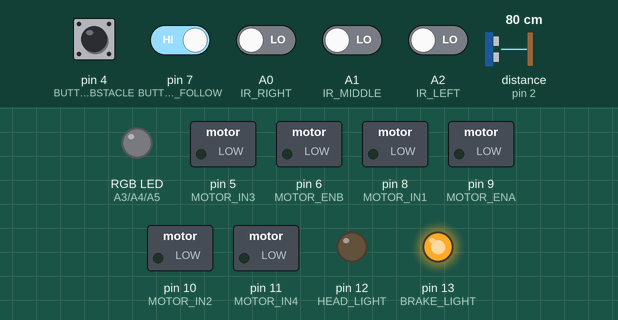
A sketch run on a simulated Arduino Uno, built with avr-gcc and run on an emulated ATmega328P. Parts: switched loads named in the sketch (green lamp = pin HIGH), an RGB LED mixed from three pins (HIGH = lit), output pins drawn as LEDs (lit = HIGH). Dashed ring = blinking. The inputs (shaded band) are chosen by the test bench; at power-on: pin 4 (BUTTON_OBSTACLE), pin 7 (BUTTON_LINE_FOLLOW) HIGH, A0 (IR_RIGHT), A1 (IR_MIDDLE), A2 (IR_LEFT) LOW, distance to the obstacle (sensor on pin 2) 80 cm. The echo pulse lasts 58.3 µs per cm; random numbers use the default seed unless the sketch sets one; pins used as bus, display or sensor lines are not drawn.

Above: at 1.2 s.
1.3 s: pin 4 (BUTTON_OBSTACLE) driven LOW
At 2.5 s:
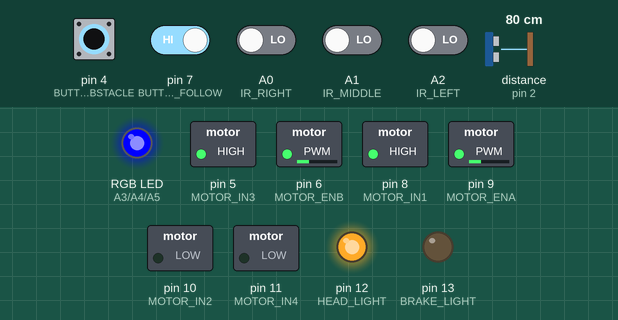
2.8 s: distance to the obstacle (sensor on pin 2) set to 22 cm
4.3 s: distance to the obstacle (sensor on pin 2) set to 18 cm
At 4.4 s:
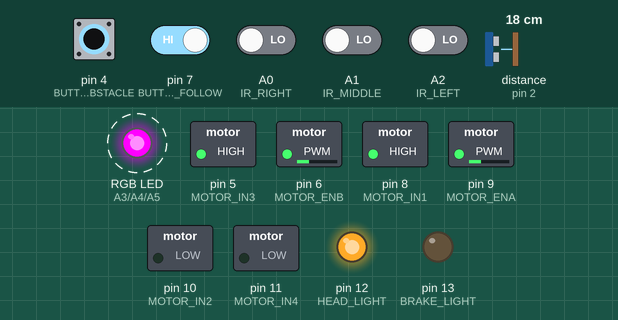
7.3 s: pin 7 (BUTTON_LINE_FOLLOW) driven LOW
At 8.0 s:
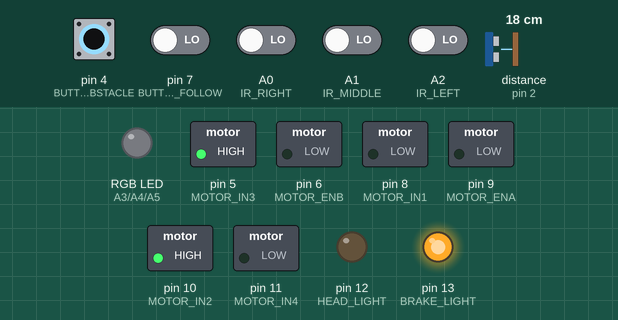
9.1 s: pin 4 (BUTTON_OBSTACLE) driven HIGH
At 10.3 s:
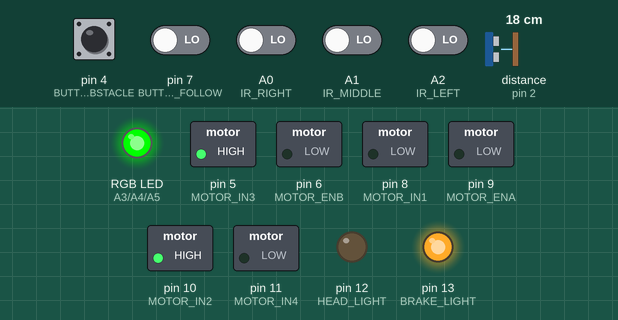
10.6 s: pin 4 (BUTTON_OBSTACLE) pulsed LOW 5 times (0.12 s each, 0.3 s apart)
Timing chart, 0 to 13.6 s (numbered marks = the images above; inputs shaded):
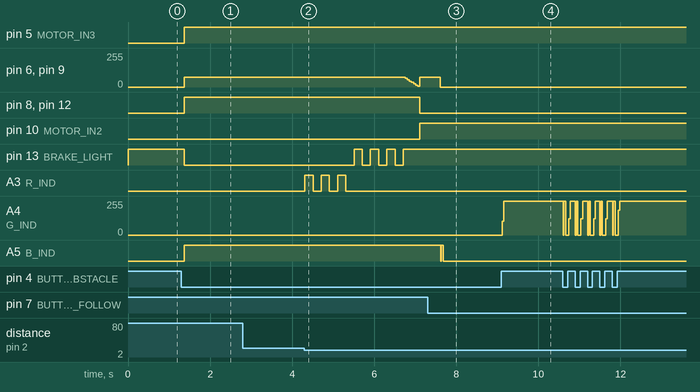

The sketch:

code_9_4.ino
```cpp
#include <Arduino.h>

// Pin definitions
#define BUTTON_LINE_FOLLOW   7
#define BUTTON_OBSTACLE      4

#define IR_LEFT              A2
#define IR_MIDDLE            A1
#define IR_RIGHT             A0

#define ULTRA_TRIG           3
#define ULTRA_ECHO           2

#define MOTOR_ENA            9
#define MOTOR_ENB            6

#define MOTOR_IN1            8
#define MOTOR_IN2            10
#define MOTOR_IN3            5
#define MOTOR_IN4            11

#define HEAD_LIGHT           12
#define BRAKE_LIGHT          13
#define R_IND                A3
#define G_IND                A4
#define B_IND                A5

// Constants
#define IR_THRESHOLD         500  // Adjust based on sensor calibration (higher value for black line)
#define NORMAL_SPEED         75  // Reduced from 200
#define SLOW_SPEED           50   // Reduced from 100
#define TURN_SPEED           30  // Reduced from 150
#define SHARP_TURN_SPEED     75  // Reduced from 200
#define TURN_90_DELAY        500  // ms for 90 degree turn, adjust as needed
#define REVERSE_DELAY        500  // ms for reverse
#define OBSTACLE_CLOSE       10   // cm
#define OBSTACLE_WARN        20   // cm
#define BUTTON_PRESSED       LOW  // Assuming buttons are active low (pulled high, ground on press)
#define DEBOUNCE_DELAY       50   // ms for debounce
#define BLINK_DELAY          200  // ms for blink

// Global variables
int robot_mode = 0;  // 0: off, 1: line follow, 2: obstacle avoid
int current_speed = 0;

// Function prototypes
void setMotorLeft(int speed, bool forward);
void setMotorRight(int speed, bool forward);
void forward(int speed);
void reverse(int speed);
void stopMotors();
void turnLeftSmooth();
void turnRightSmooth();
void turnLeft90();
void turnRight90();
void randomTurn();
void flickerBrake(int times);
void blinkIndicator(int pin, int times);
long getDistance();
bool isBlack(int pin);

void setup() {
  // Buttons
  pinMode(BUTTON_LINE_FOLLOW, INPUT_PULLUP);
  pinMode(BUTTON_OBSTACLE, INPUT_PULLUP);

  // IR sensors (analog, but used with threshold)
  pinMode(IR_LEFT, INPUT);
  pinMode(IR_MIDDLE, INPUT);
  pinMode(IR_RIGHT, INPUT);

  // Ultrasonic
  pinMode(ULTRA_TRIG, OUTPUT);
  pinMode(ULTRA_ECHO, INPUT);

  // Motors
  pinMode(MOTOR_ENA, OUTPUT);
  pinMode(MOTOR_ENB, OUTPUT);
  pinMode(MOTOR_IN1, OUTPUT);
  pinMode(MOTOR_IN2, OUTPUT);
  pinMode(MOTOR_IN3, OUTPUT);
  pinMode(MOTOR_IN4, OUTPUT);

  // LEDs
  pinMode(HEAD_LIGHT, OUTPUT);
  pinMode(BRAKE_LIGHT, OUTPUT);
  pinMode(R_IND, OUTPUT);
  pinMode(G_IND, OUTPUT);
  pinMode(B_IND, OUTPUT);

  // Initial states
  digitalWrite(HEAD_LIGHT, LOW);
  digitalWrite(BRAKE_LIGHT, LOW);
  digitalWrite(R_IND, LOW);
  digitalWrite(G_IND, LOW);
  digitalWrite(B_IND, LOW);

  stopMotors();

  randomSeed(analogRead(A0));  // Seed random with noise
}

void loop() {
  // Button debouncing and mode switching
  static unsigned long lastDebounceTime1 = 0;
  static unsigned long lastDebounceTime2 = 0;
  static int lastButtonState1 = HIGH;
  static int lastButtonState2 = HIGH;

  int button1 = digitalRead(BUTTON_LINE_FOLLOW);
  int button2 = digitalRead(BUTTON_OBSTACLE);

  // Button 1 (Line Follow)
  if (button1 != lastButtonState1) {
    lastDebounceTime1 = millis();
  }
  if ((millis() - lastDebounceTime1) > DEBOUNCE_DELAY) {
    if (button1 == BUTTON_PRESSED) {
      robot_mode = 1;
      digitalWrite(G_IND, HIGH);
      digitalWrite(B_IND, LOW);
    }
  }
  lastButtonState1 = button1;

  // Button 2 (Obstacle)
  if (button2 != lastButtonState2) {
    lastDebounceTime2 = millis();
  }
  if ((millis() - lastDebounceTime2) > DEBOUNCE_DELAY) {
    if (button2 == BUTTON_PRESSED) {
      robot_mode = 2;
      digitalWrite(B_IND, HIGH);
      digitalWrite(G_IND, LOW);
    }
  }
  lastButtonState2 = button2;

  // If both buttons pressed simultaneously, turn off (optional safety)
  if (button1 == BUTTON_PRESSED && button2 == BUTTON_PRESSED) {
    robot_mode = 0;
    digitalWrite(G_IND, LOW);
    digitalWrite(B_IND, LOW);
    stopMotors();
  }

  // Mode execution
  if (robot_mode == 1) {
    // Line following mode
    bool left_black = isBlack(IR_LEFT);
    bool middle_black = isBlack(IR_MIDDLE);
    bool right_black = isBlack(IR_RIGHT);

    long distance = getDistance();

    int ir_state = 0;
    if (left_black) ir_state = 4;
    if (middle_black) ir_state = 2;
    if (right_black) ir_state = 1;
    if (left_black && middle_black) ir_state = 6;
    if (middle_black && right_black) ir_state = 3;
    if (left_black && middle_black && right_black) ir_state = 7;
    if (left_black && right_black) ir_state = 5;

    bool going_forward = false;

    switch (ir_state) {
      case 2:  // State 1: forward
        forward(NORMAL_SPEED);
        going_forward = true;
        break;
      case 4:  // State 2: left turn
        turnLeftSmooth();
        break;
      case 1:  // State 3: right turn
        turnRightSmooth();
        break;
      case 6:  // State 4: 90 left
        turnLeft90();
        break;
      case 3:  // State 5: 90 right
        turnRight90();
        break;
      case 7:  // State 6: T junction, random 90
        randomTurn();
        break;
      case 5:  // State 7: Y junction, random turn
        randomTurn();
        break;
      default:  // No line or other, stop
        stopMotors();
        break;
    }

    // Obstacle check only when going forward
    if (going_forward && distance < OBSTACLE_WARN) {
      flickerBrake(3);
      digitalWrite(BRAKE_LIGHT, HIGH);
      // Slow down smoothly to stop, approximating keeping 10cm
      for (int s = NORMAL_SPEED; s >= 0; s -= 10) {
        forward(s);
        delay(50);
      }
      stopMotors();
    }
  } else if (robot_mode == 2) {
    // Obstacle avoidance mode
    long distance = getDistance();

    if (distance < OBSTACLE_CLOSE) {
      // <10cm: blink R_IND 3 times, reverse, random turn
      blinkIndicator(R_IND, 3);
      flickerBrake(3);
      digitalWrite(BRAKE_LIGHT, HIGH);
      reverse(SLOW_SPEED);
      delay(REVERSE_DELAY);
      stopMotors();
      randomTurn();
    } else if (distance < OBSTACLE_WARN) {
      // <20cm: blink R_IND 3 times, slow down (simulate keeping 10cm by slowing to stop), random turn
      blinkIndicator(R_IND, 3);
      flickerBrake(3);
      digitalWrite(BRAKE_LIGHT, HIGH);
      // Slow down smoothly
      for (int s = current_speed; s >= 0; s -= 10) {
        forward(s);
        delay(50);
      }
      stopMotors();
      randomTurn();
    } else {
      // >20cm: forward normal
      forward(NORMAL_SPEED);
      digitalWrite(BRAKE_LIGHT, LOW);
    }
  } else {
    // Mode 0: off
    stopMotors();
  }

  delay(10);  // Small delay for stability
}

// Helper functions

bool isBlack(int pin) {
  int IR_VALUE = digitalRead(pin);
  return IR_VALUE;
}

long getDistance() {
  digitalWrite(ULTRA_TRIG, LOW);
  delayMicroseconds(2);
  digitalWrite(ULTRA_TRIG, HIGH);
  delayMicroseconds(10);
  digitalWrite(ULTRA_TRIG, LOW);
  long duration = pulseIn(ULTRA_ECHO, HIGH);
  return duration * 0.034 / 2;  // cm
}

void setMotorLeft(int speed, bool forward) {
  digitalWrite(MOTOR_IN1, forward ? HIGH : LOW);
  digitalWrite(MOTOR_IN2, forward ? LOW : HIGH);
  analogWrite(MOTOR_ENA, speed);
}

void setMotorRight(int speed, bool forward) {
  digitalWrite(MOTOR_IN3, forward ? HIGH : LOW);
  digitalWrite(MOTOR_IN4, forward ? LOW : HIGH);
  analogWrite(MOTOR_ENB, speed);
}

void forward(int speed) {
  setMotorLeft(speed, true);
  setMotorRight(speed, true);
  digitalWrite(HEAD_LIGHT, HIGH);
  current_speed = speed;
}

void reverse(int speed) {
  setMotorLeft(speed, false);
  setMotorRight(speed, false);
  digitalWrite(HEAD_LIGHT, LOW);  // Assuming no headlight in reverse
  current_speed = speed;
}

void stopMotors() {
  analogWrite(MOTOR_ENA, 0);
  analogWrite(MOTOR_ENB, 0);
  digitalWrite(HEAD_LIGHT, LOW);
  digitalWrite(BRAKE_LIGHT, HIGH);  // Keep brake on when stopped
  current_speed = 0;
}

void turnLeftSmooth() {
  setMotorLeft(TURN_SPEED / 2, true);  // Left slower
  setMotorRight(TURN_SPEED, true);
  digitalWrite(HEAD_LIGHT, HIGH);
}

void turnRightSmooth() {
  setMotorLeft(TURN_SPEED, true);
  setMotorRight(TURN_SPEED / 2, true);  // Right slower
  digitalWrite(HEAD_LIGHT, HIGH);
}

void turnLeft90() {
  setMotorLeft(SHARP_TURN_SPEED, false);  // Left reverse
  setMotorRight(SHARP_TURN_SPEED, true);  // Right forward
  delay(TURN_90_DELAY);
  stopMotors();
}

void turnRight90() {
  setMotorLeft(SHARP_TURN_SPEED, true);   // Left forward
  setMotorRight(SHARP_TURN_SPEED, false); // Right reverse
  delay(TURN_90_DELAY);
  stopMotors();
}

void randomTurn() {
  if (random(0, 2) == 0) {
    turnLeft90();
  } else {
    turnRight90();
  }
}

void flickerBrake(int times) {
  for (int i = 0; i < times; i++) {
    digitalWrite(BRAKE_LIGHT, HIGH);
    delay(BLINK_DELAY);
    digitalWrite(BRAKE_LIGHT, LOW);
    delay(BLINK_DELAY);
  }
}

void blinkIndicator(int pin, int times) {
  for (int i = 0; i < times; i++) {
    digitalWrite(pin, HIGH);
    delay(BLINK_DELAY);
    digitalWrite(pin, LOW);
    delay(BLINK_DELAY);
  }
}
```

Measured:
- the behaviour switches between 21 and 20 cm on distance to the obstacle (sensor on pin 2) (found by bisection; images 1 and 2)
- after the input at 1.3 s, pin 5 (MOTOR_IN3), pin 8 (MOTOR_IN1), pin 12 (HEAD_LIGHT), A5 (B_IND): LOW → HIGH after 0.07 s; pin 6 (MOTOR_ENB), pin 9 (MOTOR_ENA): 0/255 → 75/255 after 0.07 s; pin 13 (BRAKE_LIGHT): HIGH → LOW after 0.07 s
- after the input at 2.8 s, every drawn part: stays the same
- after the input at 4.3 s, pin 8 (MOTOR_IN1): HIGH → LOW after 2.8 s; pin 10 (MOTOR_IN2): LOW → HIGH after 2.8 s
- after the input at 7.3 s, A5 (B_IND): HIGH → LOW after 0.32 s, → HIGH 0.02 s later, → LOW 0.04 s later
- after the input at 9.1 s, A4 (G_IND): 0/255 → 255/255 at once
